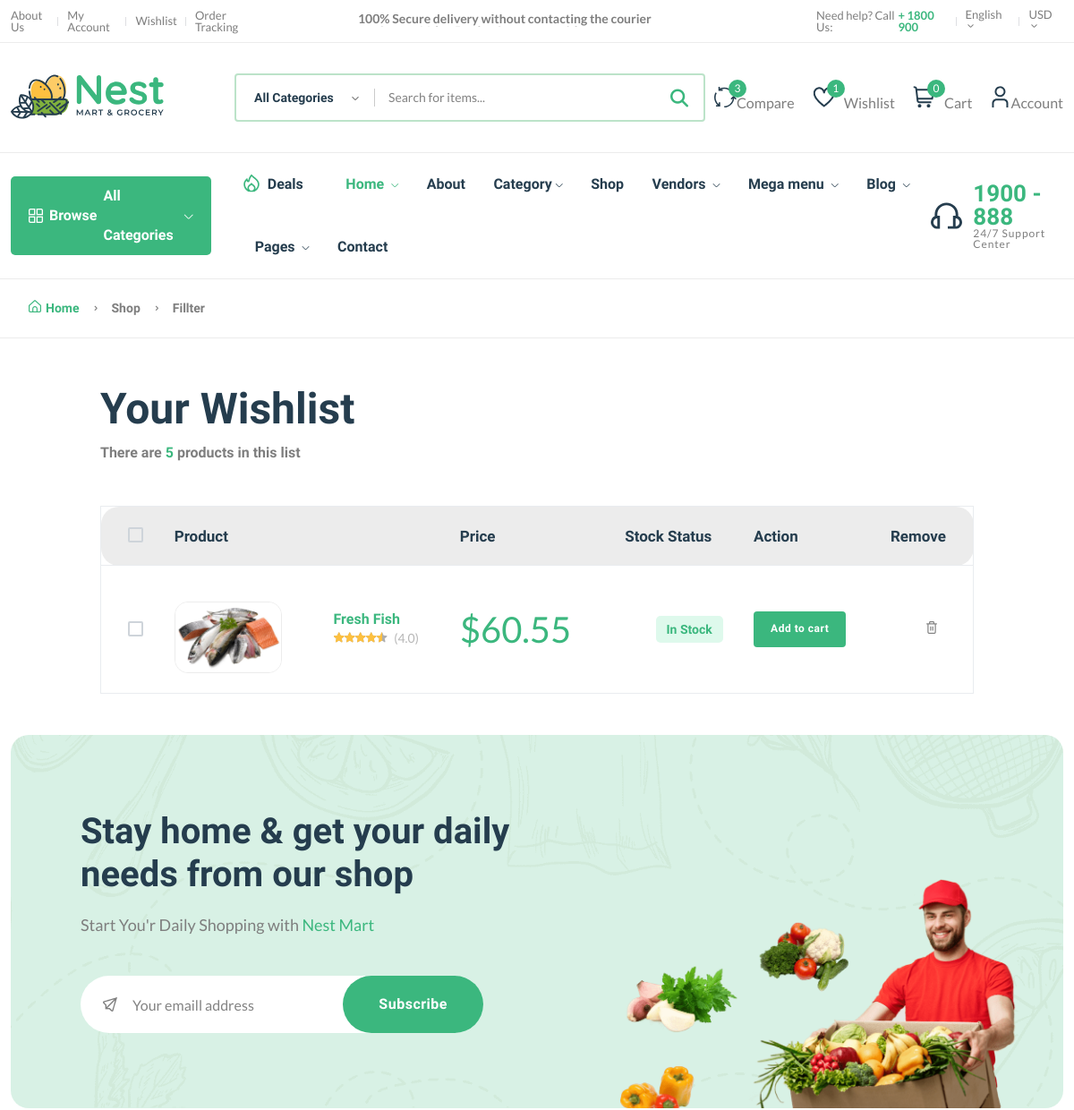
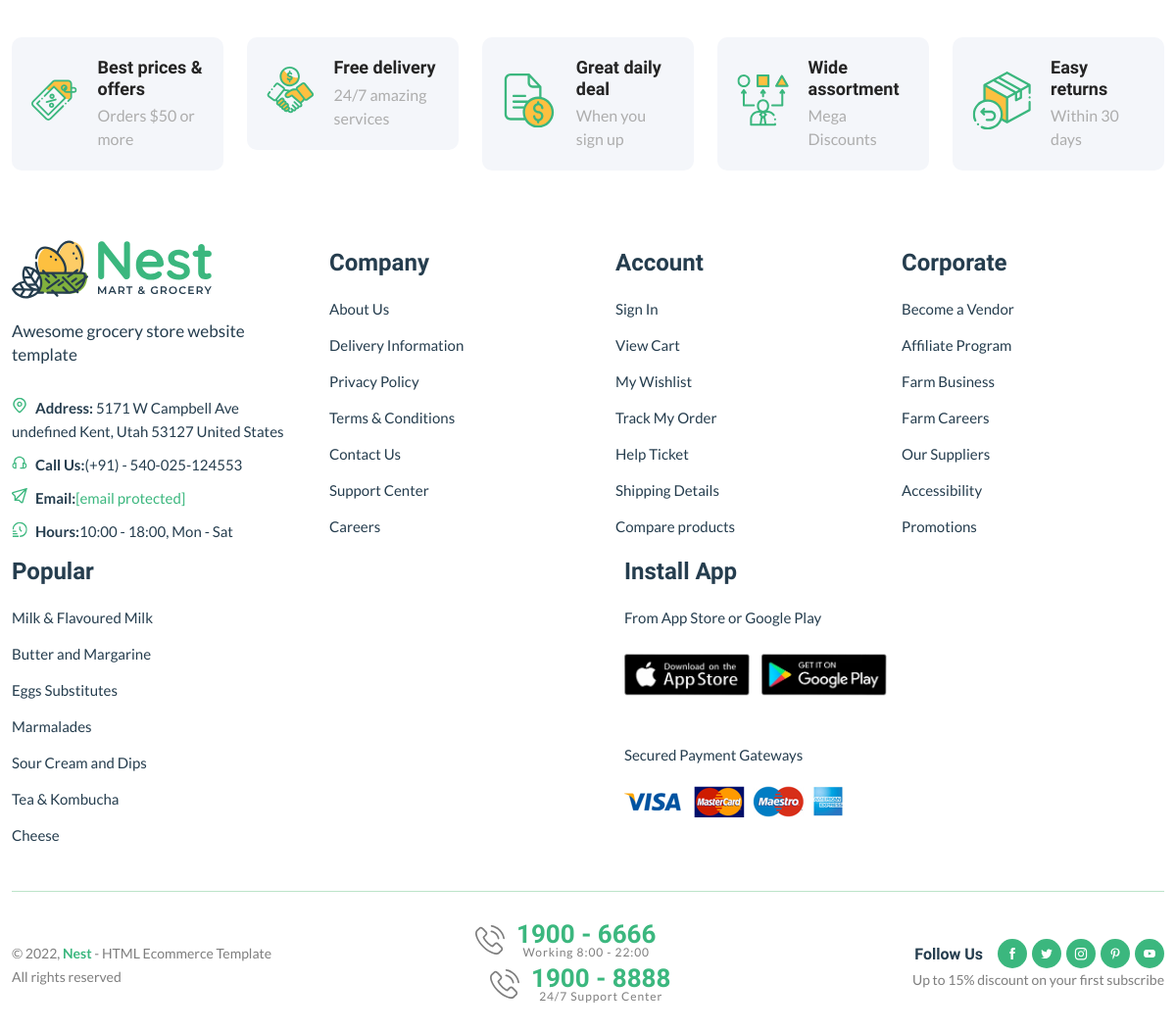
Page /wishlist/ (signed in) on the committed database (2 pictures, top to bottom).
### core/models.py (models this page shows, shortened)
class Wishlist(models.Model):
    user = models.ForeignKey(User, on_delete=models.SET_NULL, null=True)
    product = models.ForeignKey(Product, on_delete=models.SET_NULL, null=True)
    date = models.DateTimeField(auto_now_add=True)
    class Meta:
        verbose_name = "Wishlist"
        verbose_name_plural = "Wishlists"

class Product(models.Model):
    pid = ShortUUIDField(unique=True, length=10, max_length=20, alphabet="abcdefgh12345")
    user = models.ForeignKey(User, on_delete=models.SET_NULL, null=True)
    category = models.ForeignKey(Category, on_delete=models.SET_NULL, null=True, related_name="category")
    title = models.CharField(max_length=100, default="Fresh Pear")
    image = models.ImageField(upload_to=user_dir_path, default="product.jpg")
    description = RichTextUploadingField(null=True, blank=True, default="This is the product")
    price = models.DecimalField(max_digits=99999999999, decimal_places=2, default="1.99")
    old_price = models.DecimalField(max_digits=99999999999, decimal_places=2, default="2.99")
    specifications = RichTextUploadingField(null=True, blank=True)
    type = models.CharField(max_length=100, default="Organic", null=True, blank=True)
    stock_count = models.CharField(max_length=100, default="10", null=True, blank=True)
    life = models.CharField(max_length=100, default="100 Days", null=True, blank=True)
    mfd = models.DateTimeField(auto_now_add=False, null=True, blank=True)
    tags = TaggableManager(blank=True)
    product_status = models.CharField(choices=STATUS, max_length=10, default="in_review")
    vendor = models.ForeignKey(Vendor, on_delete=models.SET_NULL, null=True, related_name="product")
    status = models.BooleanField(default=True)
    in_stock = models.BooleanField(default=True)
    featured = models.BooleanField(default=False)
    digital = models.BooleanField(default=False)
    sku = ShortUUIDField(unique=True, length=4, max_length=10, prefix="sku", alphabet="abcdefgh12345")
    date = models.DateTimeField(auto_now_add=True)
    updated = models.DateTimeField(null=True, blank=True)
    class Meta:
        verbose_name = "Product"
        verbose_name_plural = "Products"

### core/views.py (the view)
# urls.py: path("wishlist/", views.wishlist_view, name="wishlist"),
@login_required
def wishlist_view(request):
    wishlist = Wishlist.objects.all()
    context = {
        "wishlist": wishlist
    }
    return render(request, "main/core/wishlist.html", context)

### core/context_processor.py (called while the page is built)
def default(request):
    categories = Category.objects.all()
    vendors = Vendor.objects.all()
    min_max_price = Product.objects.aggregate(Min('price'), Max('price'))
    try:
        wishlist = Wishlist.objects.filter(user=request.user)
    except:
        messages.warning(request, "You need to login before accessing wishlist")
        wishlist = 0
    try:
        address = Address.objects.get(user=request.user)
    except:
        address = None
    return {
        'categories': categories,
        'vendors': vendors,
        'address': address,
        'min_max_price': min_max_price,
        'wishlist': wishlist,
    }

### templates/main/core/wishlist.html (shortened to what this page needs)
{% extends "main/components/_layout.html" %}
{% load static %}
{% block content %}
    <main class="main">
        <div class="page-header breadcrumb-wrap">
            <div class="container">
                <div class="breadcrumb">
                    <a href="index.html" rel="nofollow"><i class="fi-rs-home mr-5"></i>Home</a>
                    <span></span> Shop <span></span> Fillter
                </div>
            </div>
        </div>
        <div class="container mb-30 mt-50">
            <div class="row">
                <div class="col-xl-10 col-lg-12 m-auto">
                    <div class="mb-50">
                        <h1 class="heading-2 mb-10">Your Wishlist</h1>
                        <h6 class="text-body">There are <span class="text-brand">5</span> products in this list</h6>
                    </div>
                    <div class="table-responsive shopping-summery">
                        <table class="table table-wishlist">
                            <thead>
                            <tr class="main-heading">
                                <th class="custome-checkbox start pl-30">
                                    <label class="form-check-label" for="exampleCheckbox11"></label>
                                </th>
                                <th scope="col" colspan="2">Product</th>
                                <th scope="col">Price</th>
                                <th scope="col">Stock Status</th>
                                <th scope="col">Action</th>
                                <th scope="col" class="end">Remove</th>
                            </tr>
                            </thead>
                            <tbody>
                            {% for w in wishlist %}
                                <tr class="pt-30">
                                    <td class="custome-checkbox pl-30">
                                        <label class="form-check-label" for="exampleCheckbox1"></label>
                                    </td>
                                    <td class="image product-thumbnail pt-40"><img
                                            src="{{ w.product.image.url }}" alt="#"/></td>
                                    <td class="product-des product-name">
                                        <h6><a class="product-name mb-10"
                                               href="{% url "core:product-detail" w.product.pid %}">{{ w.product.title|truncatechars:30 }}</a>
                                        </h6>
                                        <div class="product-rate-cover">
                                            <div class="product-rate d-inline-block">
                                                <div class="product-rating" style="width: 90%"></div>
                                            </div>
                                            <span class="font-small ml-5 text-muted"> (4.0)</span>
                                        </div>
                                    </td>
                                    <td class="price d-fdlex fs-1" data-title="Price">
                                        <span class="text-brand">$</span><span
                                            class="text-brand current-product-price-{{ w.product.id }}" >{{ w.product.price }}</span>
                                    </td>
                                    <td class="text-center detail-info" data-title="Stock">
                                        <span class="stock-status in-stock mb-0">{% if w.product.in_stock %}In
                                            Stock{% else %} Out of Stock{% endif %}</span>
                                    </td>
                                    <td class="text-right" data-title="Cart">
                                        <button class="btn btn-sm add-to-cart-btn" data-index="{{ w.product.id }}">Add to cart</button>
                                    </td>
                                    <td class="action text-center" data-title="Remove">
                                        <button style="border: none; background: none;" data-wishlist-product="{{ w.id }}"  class="text-body delete-wishlist-product"><i class="fi-rs-trash"></i></button>
                                    </td>
                                </tr>
                            {% empty %}
                                <tr>
                                    <td><p>Nothing in wishlist yet</p></td>
                                </tr>
                            {% endfor %}
                            </tbody>
                        </table>
                    </div>
                </div>
            </div>
        </div>
    </main>{% endblock %}

### rows in the picture
Wishlist: product.image (picture), product "Fresh Fish", product.price "60.55", shows "In Stock"

### other values in the picture
{{ wishlist.count }} "1"
{{ request.session.cart_data_obj|length }} "0"
